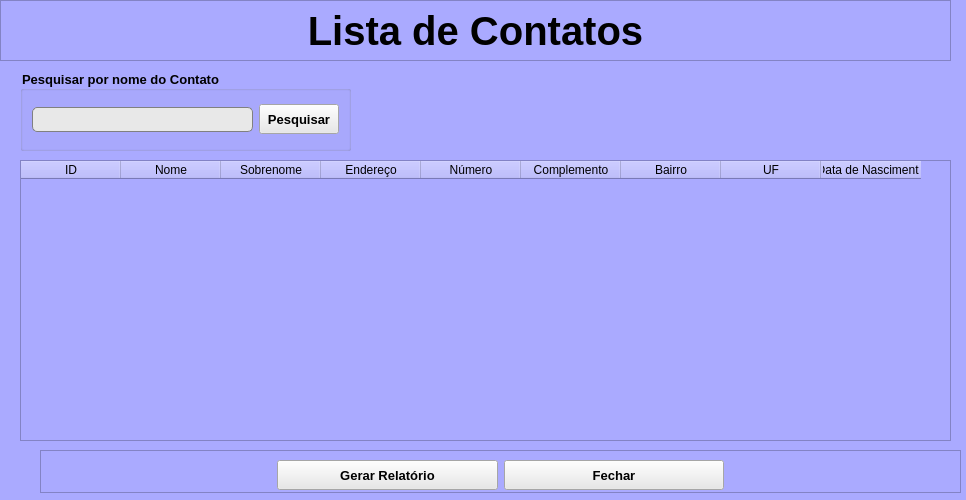
<?xml version="1.0" encoding="UTF-8"?>
<ui version="4.0">
 <class>VisualizarDados</class>
 <widget class="QWidget" name="VisualizarDados">
  <property name="geometry">
   <rect>
    <x>0</x>
    <y>0</y>
    <width>966</width>
    <height>500</height>
   </rect>
  </property>
  <property name="windowTitle">
   <string>Form</string>
  </property>
  <property name="windowIcon">
   <iconset>
    <normaloff>_img/agenda.png</normaloff>_img/agenda.png</iconset>
  </property>
  <property name="styleSheet">
   <string notr="true">background-color: rgb(170, 170, 255);</string>
  </property>
  <widget class="QFrame" name="frame">
   <property name="geometry">
    <rect>
     <x>0</x>
     <y>0</y>
     <width>951</width>
     <height>61</height>
    </rect>
   </property>
   <property name="frameShape">
    <enum>QFrame::StyledPanel</enum>
   </property>
   <property name="frameShadow">
    <enum>QFrame::Raised</enum>
   </property>
   <layout class="QHBoxLayout" name="horizontalLayout">
    <item>
     <widget class="QLabel" name="label">
      <property name="font">
       <font>
        <pointsize>30</pointsize>
        <weight>75</weight>
        <bold>true</bold>
       </font>
      </property>
      <property name="text">
       <string>Lista de Contatos</string>
      </property>
      <property name="alignment">
       <set>Qt::AlignCenter</set>
      </property>
     </widget>
    </item>
   </layout>
  </widget>
  <widget class="QTableWidget" name="tabela_visualizar">
   <property name="geometry">
    <rect>
     <x>20</x>
     <y>160</y>
     <width>931</width>
     <height>281</height>
    </rect>
   </property>
   <attribute name="verticalHeaderVisible">
    <bool>false</bool>
   </attribute>
   <column>
    <property name="text">
     <string>ID</string>
    </property>
   </column>
   <column>
    <property name="text">
     <string>Nome</string>
    </property>
   </column>
   <column>
    <property name="text">
     <string>Sobrenome</string>
    </property>
   </column>
   <column>
    <property name="text">
     <string>Endereço</string>
    </property>
   </column>
   <column>
    <property name="text">
     <string>Número</string>
    </property>
   </column>
   <column>
    <property name="text">
     <string>Complemento</string>
    </property>
   </column>
   <column>
    <property name="text">
     <string>Bairro</string>
    </property>
   </column>
   <column>
    <property name="text">
     <string>UF</string>
    </property>
   </column>
   <column>
    <property name="text">
     <string>Data de Nascimento</string>
    </property>
   </column>
  </widget>
  <widget class="QFrame" name="frame_2">
   <property name="geometry">
    <rect>
     <x>40</x>
     <y>450</y>
     <width>921</width>
     <height>43</height>
    </rect>
   </property>
   <property name="frameShape">
    <enum>QFrame::StyledPanel</enum>
   </property>
   <property name="frameShadow">
    <enum>QFrame::Raised</enum>
   </property>
   <layout class="QHBoxLayout" name="horizontalLayout_2">
    <item>
     <widget class="QLabel" name="label_2">
      <property name="text">
       <string/>
      </property>
     </widget>
    </item>
    <item>
     <widget class="QPushButton" name="btn_gerar_relatorio">
      <property name="minimumSize">
       <size>
        <width>0</width>
        <height>30</height>
       </size>
      </property>
      <property name="font">
       <font>
        <pointsize>10</pointsize>
        <weight>75</weight>
        <bold>true</bold>
       </font>
      </property>
      <property name="styleSheet">
       <string notr="true">background-color: rgb(232, 232, 232);</string>
      </property>
      <property name="text">
       <string>Gerar Relatório</string>
      </property>
      <property name="icon">
       <iconset>
        <normaloff>_img/relatorio.png</normaloff>_img/relatorio.png</iconset>
      </property>
      <property name="iconSize">
       <size>
        <width>24</width>
        <height>24</height>
       </size>
      </property>
     </widget>
    </item>
    <item>
     <widget class="QPushButton" name="btn_fechar">
      <property name="minimumSize">
       <size>
        <width>0</width>
        <height>30</height>
       </size>
      </property>
      <property name="font">
       <font>
        <pointsize>10</pointsize>
        <weight>75</weight>
        <bold>true</bold>
       </font>
      </property>
      <property name="styleSheet">
       <string notr="true">background-color: rgb(232, 232, 232);</string>
      </property>
      <property name="text">
       <string>Fechar</string>
      </property>
      <property name="icon">
       <iconset>
        <normaloff>_img/fechar.png</normaloff>_img/fechar.png</iconset>
      </property>
      <property name="iconSize">
       <size>
        <width>24</width>
        <height>24</height>
       </size>
      </property>
     </widget>
    </item>
    <item>
     <widget class="QLabel" name="label_3">
      <property name="text">
       <string/>
      </property>
     </widget>
    </item>
   </layout>
  </widget>
  <widget class="QGroupBox" name="groupBox">
   <property name="geometry">
    <rect>
     <x>20</x>
     <y>70</y>
     <width>331</width>
     <height>81</height>
    </rect>
   </property>
   <property name="font">
    <font>
     <pointsize>10</pointsize>
     <weight>75</weight>
     <bold>true</bold>
    </font>
   </property>
   <property name="title">
    <string>Pesquisar por nome do Contato</string>
   </property>
   <layout class="QHBoxLayout" name="horizontalLayout_3">
    <item>
     <widget class="QLineEdit" name="txt_nome_pesquisa">
      <property name="minimumSize">
       <size>
        <width>0</width>
        <height>25</height>
       </size>
      </property>
      <property name="styleSheet">
       <string notr="true">background-color: rgb(232, 232, 232);
border: 1px solid  gray;
border-radius: 5px;

</string>
      </property>
     </widget>
    </item>
    <item>
     <widget class="QPushButton" name="btn_peswquisar_nome">
      <property name="minimumSize">
       <size>
        <width>0</width>
        <height>30</height>
       </size>
      </property>
      <property name="font">
       <font>
        <pointsize>10</pointsize>
        <weight>75</weight>
        <bold>true</bold>
       </font>
      </property>
      <property name="styleSheet">
       <string notr="true">background-color: rgb(232, 232, 232);</string>
      </property>
      <property name="text">
       <string>Pesquisar</string>
      </property>
      <property name="icon">
       <iconset>
        <normaloff>_img/pesquisar.png</normaloff>_img/pesquisar.png</iconset>
      </property>
      <property name="iconSize">
       <size>
        <width>24</width>
        <height>24</height>
       </size>
      </property>
     </widget>
    </item>
   </layout>
  </widget>
 </widget>
 <resources/>
 <connections/>
</ui>
